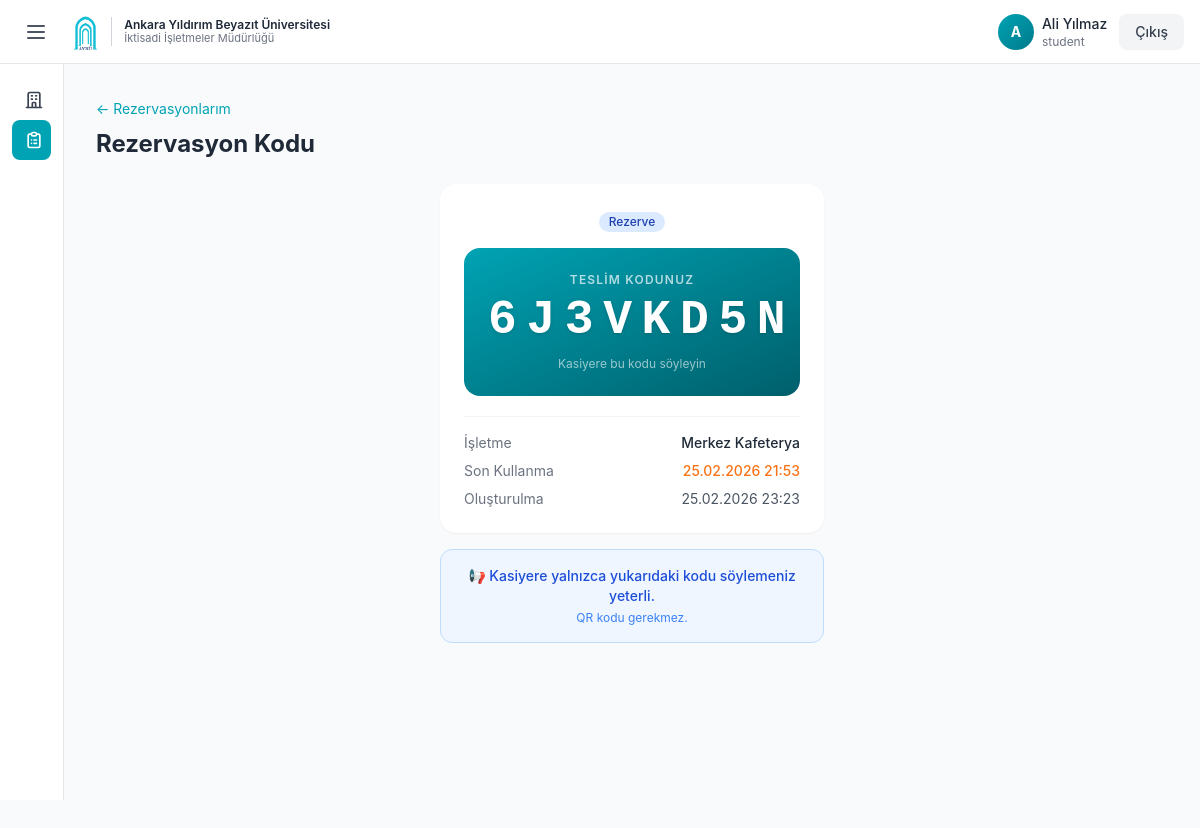
Screenshot of /askida/public/rezervasyonlarim/2/qr (signed in) with the database file from the repository.
### tables this page shows
CREATE TABLE IF NOT EXISTS reservations (
    id         INT UNSIGNED AUTO_INCREMENT PRIMARY KEY,
    student_id INT UNSIGNED NOT NULL,
    venue_id   INT UNSIGNED NOT NULL,
    status     ENUM('reserved','claimed','expired','cancelled')
                 NOT NULL DEFAULT 'reserved',
    qr_token   VARCHAR(512) NOT NULL UNIQUE,
    claim_code CHAR(8)      NOT NULL UNIQUE,
    expires_at DATETIME NOT NULL,
    claimed_at DATETIME NULL,
    claimed_by INT UNSIGNED NULL,
    created_at DATETIME NOT NULL DEFAULT CURRENT_TIMESTAMP,
    updated_at DATETIME NOT NULL DEFAULT CURRENT_TIMESTAMP
                 ON UPDATE CURRENT_TIMESTAMP,
    FOREIGN KEY (student_id) REFERENCES users(id)  ON DELETE CASCADE,
    FOREIGN KEY (venue_id)   REFERENCES venues(id) ON DELETE CASCADE,
    FOREIGN KEY (claimed_by) REFERENCES users(id)  ON DELETE SET NULL,
    INDEX idx_student_status (student_id, status),
    INDEX idx_expires_at     (expires_at),
    INDEX idx_claim_code     (claim_code)
);

CREATE TABLE IF NOT EXISTS users (
    id                  INT UNSIGNED AUTO_INCREMENT PRIMARY KEY,
    name                VARCHAR(255) NOT NULL,
    email               VARCHAR(255) NOT NULL UNIQUE,
    password            VARCHAR(255) NOT NULL,
    role                ENUM('super-admin','university-admin','venue-admin',
                             'student','donor') NOT NULL,
    university_verified TINYINT(1) NOT NULL DEFAULT 0,
    daily_limit         TINYINT UNSIGNED NOT NULL DEFAULT 3,
    student_number      VARCHAR(50) NULL UNIQUE,
    phone               VARCHAR(20) NULL,
    is_active           TINYINT(1) NOT NULL DEFAULT 1,
    created_at          DATETIME NOT NULL DEFAULT CURRENT_TIMESTAMP,
    updated_at          DATETIME NOT NULL DEFAULT CURRENT_TIMESTAMP
                          ON UPDATE CURRENT_TIMESTAMP,
    INDEX idx_role (role)
);

CREATE TABLE IF NOT EXISTS venues (
    id          INT UNSIGNED AUTO_INCREMENT PRIMARY KEY,
    name        VARCHAR(255) NOT NULL,
    campus_name VARCHAR(255) NOT NULL,
    slug        VARCHAR(255) NOT NULL UNIQUE,
    description TEXT NULL,
    location    VARCHAR(255) NULL,
    phone       VARCHAR(20) NULL,
    is_active   TINYINT(1) NOT NULL DEFAULT 1,
    opens_at    TIME NULL,
    closes_at   TIME NULL,
    created_at  DATETIME NOT NULL DEFAULT CURRENT_TIMESTAMP,
    updated_at  DATETIME NOT NULL DEFAULT CURRENT_TIMESTAMP
                  ON UPDATE CURRENT_TIMESTAMP
);

### views/student/qr.php (the view, shortened to what the rows shown need)
<?php include ROOT . '/views/layout/header.php'; ?>
<div class="mb-6">
    <a href="<?= url('rezervasyonlarim') ?>" class="text-[#00A3B4] text-sm hover:underline">← Rezervasyonlarım</a>
    <h1 class="text-2xl font-bold text-gray-800 mt-2">Rezervasyon Kodu</h1>
</div>
<div class="max-w-sm mx-auto">
    <div class="bg-white rounded-2xl shadow-sm p-6 text-center">
        <div class="mb-4">
            <?= status_badge($reservation['status']) ?>
        </div>
        <?php if ($reservation['status'] === 'reserved'): ?>
            <div class="bg-gradient-to-br from-[#00A3B4] to-[#005F6B] rounded-2xl p-6 mb-5">
                <p class="text-white/70 text-xs font-semibold uppercase tracking-widest mb-2">Teslim Kodunuz</p>
                <p class="text-5xl font-mono font-black tracking-[0.2em] text-white drop-shadow">
                    <?= e($reservation['claim_code']) ?>
                </p>
                <p class="text-white/60 text-xs mt-3">Kasiyere bu kodu söyleyin</p>
            </div>
        <?php endif; ?>
        <div class="text-sm space-y-2 text-left border-t border-gray-100 pt-4">
            <div class="flex justify-between">
                <span class="text-gray-500">İşletme</span>
                <span class="font-medium text-gray-800"><?= e($reservation['venue_name']) ?></span>
            </div>
            <?php if ($reservation['status'] === 'reserved'): ?>
                <div class="flex justify-between">
                    <span class="text-gray-500">Son Kullanma</span>
                    <span class="font-medium text-orange-500"><?= format_date($reservation['expires_at']) ?></span>
                </div>
            <?php endif; ?>
            <div class="flex justify-between">
                <span class="text-gray-500">Oluşturulma</span>
                <span class="text-gray-600"><?= format_date($reservation['created_at']) ?></span>
            </div>
        </div>
    </div>
    <?php if ($reservation['status'] === 'reserved'): ?>
        <div class="mt-4 bg-blue-50 border border-blue-200 rounded-xl p-4 text-center">
            <p class="text-sm text-blue-700 font-medium">📢 Kasiyere yalnızca yukarıdaki kodu söylemeniz yeterli.</p>
            <p class="text-xs text-blue-500 mt-1">QR kodu gerekmez.</p>
        </div>
    <?php endif; ?>
</div>
<?php include ROOT . '/views/layout/footer.php'; ?>

### src/core/Router.php (shortened to what the rows shown need)
<?php
class Router
{
    private array $routes = [];
    public function get(string $path, array $handler): void
    {
        $this->routes[] = ['GET', $path, $handler];
    }
    public function post(string $path, array $handler): void
    {
        $this->routes[] = ['POST', $path, $handler];
    }
    public function dispatch(string $method, string $uri): void
    {
        $uri = parse_url($uri, PHP_URL_PATH);
        $uri = rtrim($uri, '/') ?: '/';
        $base = defined('SCRIPT_BASE') ? SCRIPT_BASE : '';
        if ($base && $base !== '/' && str_starts_with($uri, $base)) {
            $uri = substr($uri, strlen($base));
        }
        $uri = '/' . ltrim($uri, '/');
        foreach ($this->routes as [$routeMethod, $path, $handler]) {
            if ($routeMethod !== $method) {
                continue;
            }
            $pattern = preg_replace('#\{([a-zA-Z_]+)\}#', '([^/]+)', $path);
            $pattern = '#^' . $pattern . '$#';
            if (preg_match($pattern, $uri, $matches)) {
                array_shift($matches);
                [$class, $action] = $handler;
                $controller = new $class();
                $controller->$action(...$matches);
                return;
            }
        }
    }
}

### views/layout/header.php (shortened to what the rows shown need)
<!DOCTYPE html>
<html lang="tr">
<head>
    <script src="https://cdn.tailwindcss.com"></script>
    <link rel="stylesheet" href="<?= url('assets/css/app.css') ?>">
</head>
<body class="min-h-screen bg-gray-50">
    <?php $user = auth(); ?>
    <?php if ($user): ?>
        <?php $role = $user['role']; ?>
        <?php $currentPath = parse_url($_SERVER['REQUEST_URI'], PHP_URL_PATH); ?>
        <header class="fixed top-0 left-0 right-0 h-16 bg-white border-b border-gray-200 z-40">
            <div class="h-full px-4 flex items-center justify-between">
                <div class="flex items-center gap-4">
                    <button id="sidebar-toggle" class="p-2 hover:bg-gray-100 rounded-lg transition">
                        <svg class="w-6 h-6 text-gray-600" fill="none" stroke="currentColor" viewBox="0 0 24 24">
                            <path stroke-linecap="round" stroke-linejoin="round" stroke-width="2"
                                d="M4 6h16M4 12h16M4 18h16" />
                        </svg>
                    </button>
                    <div class="flex items-center gap-3">
                        <img src="<?= asset('aybu.png') ?>" alt="AYBU" class="h-10 w-auto">
                        <div class="hidden sm:block border-l border-gray-300 pl-3">
                            <p class="text-xs font-semibold text-gray-800 leading-tight">Ankara Yıldırım Beyazıt
                                Üniversitesi</p>
                            <p class="text-[11px] text-gray-500 leading-tight">İktisadi İşletmeler Müdürlüğü</p>
                        </div>
                    </div>
                </div>
                <div class="flex items-center gap-3">
                    <div class="hidden sm:flex items-center gap-2">
                        <div
                            class="w-9 h-9 bg-gradient-to-br from-[#00A3B4] to-[#007A8A] rounded-full flex items-center justify-center text-sm font-bold text-white">
                            <?= strtoupper(mb_substr($user['name'], 0, 1)) ?>
                        </div>
                        <div class="text-sm">
                            <div class="font-medium text-gray-800"><?= e($user['name']) ?></div>
                            <div class="text-gray-500 text-xs"><?= e($user['role']) ?></div>
                        </div>
                    </div>
                    <form method="POST" action="<?= url('cikis') ?>">
                        <button type="submit"
                            class="px-4 py-2 bg-gray-100 hover:bg-gray-200 text-gray-700 rounded-lg text-sm font-medium transition">
                            Çıkış
                        </button>
                    </form>
                </div>
            </div>
        </header>
        <aside id="sidebar"
            class="fixed top-16 left-0 w-16 bg-white border-r border-gray-200 z-30 transform -translate-x-full lg:translate-x-0 transition-all duration-300 overflow-y-auto"
            style="height: calc(100vh - 4rem);">
            <nav class="py-4 px-3" id="sidebar-nav">
                <?php if (in_array($role, ['super-admin', 'university-admin'])): ?>
                    <a href="<?= url('admin') ?>"
                        class="sidebar-link flex items-center gap-3 px-3 py-2.5 rounded-lg text-sm font-medium transition <?= str_starts_with($currentPath, '/admin') && !str_contains($currentPath, '/isletmeler') && !str_contains($currentPath, '/kullanicilar') && !str_contains($currentPath, '/bagislar') && !str_contains($currentPath, '/rezervasyonlar') ? 'bg-[#00A3B4] text-white' : 'text-gray-700 hover:bg-gray-100' ?>"
                        title="Dashboard">
                        <svg class="w-5 h-5 flex-shrink-0" fill="none" stroke="currentColor" viewBox="0 0 24 24">
                            <path stroke-linecap="round" stroke-linejoin="round" stroke-width="2"
                                d="M3 12l2-2m0 0l7-7 7 7M5 10v10a1 1 0 001 1h3m10-11l2 2m-2-2v10a1 1 0 01-1 1h-3m-6 0a1 1 0 001-1v-4a1 1 0 011-1h2a1 1 0 011 1v4a1 1 0 001 1m-6 0h6" />
                        </svg>
                        <span class="sidebar-text whitespace-nowrap hidden">Dashboard</span>
                    </a>
                    <a href="<?= url('admin/isletmeler') ?>"
                        class="sidebar-link flex items-center gap-3 px-3 py-2.5 rounded-lg text-sm font-medium transition <?= str_contains($currentPath, '/isletmeler') ? 'bg-[#00A3B4] text-white' : 'text-gray-700 hover:bg-gray-100' ?>">
                        <svg class="w-5 h-5 flex-shrink-0" fill="none" stroke="currentColor" viewBox="0 0 24 24">
                            <path stroke-linecap="round" stroke-linejoin="round" stroke-width="2"
                                d="M19 21V5a2 2 0 00-2-2H7a2 2 0 00-2 2v16m14 0h2m-2 0h-5m-9 0H3m2 0h5M9 7h1m-1 4h1m4-4h1m-1 4h1m-5 10v-5a1 1 0 011-1h2a1 1 0 011 1v5m-4 0h4" />
                        </svg>
                        <span class="sidebar-text whitespace-nowrap hidden">İşletmeler</span>
                    </a>
                    <a href="<?= url('admin/kullanicilar') ?>"
                        class="sidebar-link flex items-center gap-3 px-3 py-2.5 rounded-lg text-sm font-medium transition <?= str_contains($currentPath, '/kullanicilar') ? 'bg-[#00A3B4] text-white' : 'text-gray-700 hover:bg-gray-100' ?>">
                        <svg class="w-5 h-5 flex-shrink-0" fill="none" stroke="currentColor" viewBox="0 0 24 24">
                            <path stroke-linecap="round" stroke-linejoin="round" stroke-width="2"
                                d="M12 4.354a4 4 0 110 5.292M15 21H3v-1a6 6 0 0112 0v1zm0 0h6v-1a6 6 0 00-9-5.197M13 7a4 4 0 11-8 0 4 4 0 018 0z" />
                        </svg>
                        <span class="sidebar-text whitespace-nowrap hidden">Kullanıcılar</span>
                    </a>
                    <a href="<?= url('admin/bagislar') ?>"
                        class="sidebar-link flex items-center gap-3 px-3 py-2.5 rounded-lg text-sm font-medium transition <?= str_contains($currentPath, '/bagislar') ? 'bg-[#00A3B4] text-white' : 'text-gray-700 hover:bg-gray-100' ?>">
                        <svg class="w-5 h-5 flex-shrink-0" fill="none" stroke="currentColor" viewBox="0 0 24 24">
                            <path stroke-linecap="round" stroke-linejoin="round" stroke-width="2"
                                d="M12 8c-1.657 0-3 .895-3 2s1.343 2 3 2 3 .895 3 2-1.343 2-3 2m0-8c1.11 0 2.08.402 2.599 1M12 8V7m0 1v8m0 0v1m0-1c-1.11 0-2.08-.402-2.599-1M21 12a9 9 0 11-18 0 9 9 0 0118 0z" />
                        </svg>
                        <span class="sidebar-text whitespace-nowrap hidden">Bağışlar</span>
                    </a>
                    <a href="<?= url('admin/rezervasyonlar') ?>"
                        class="sidebar-link flex items-center gap-3 px-3 py-2.5 rounded-lg text-sm font-medium transition <?= str_contains($currentPath, '/rezervasyonlar') ? 'bg-[#00A3B4] text-white' : 'text-gray-700 hover:bg-gray-100' ?>">
                        <svg class="w-5 h-5 flex-shrink-0" fill="none" stroke="currentColor" viewBox="0 0 24 24">
                            <path stroke-linecap="round" stroke-linejoin="round" stroke-width="2"
                                d="M9 5H7a2 2 0 00-2 2v12a2 2 0 002 2h10a2 2 0 002-2V7a2 2 0 00-2-2h-2M9 5a2 2 0 002 2h2a2 2 0 002-2M9 5a2 2 0 012-2h2a2 2 0 012 2m-6 9l2 2 4-4" />
                        </svg>
                        <span class="sidebar-text whitespace-nowrap hidden">Rezervasyonlar</span>
                    </a>
                    <a href="<?= url('admin/ayarlar') ?>"
                        class="sidebar-link flex items-center gap-3 px-3 py-2.5 rounded-lg text-sm font-medium transition <?= str_contains($currentPath, '/ayarlar') ? 'bg-[#00A3B4] text-white' : 'text-gray-700 hover:bg-gray-100' ?>">
                        <svg class="w-5 h-5 flex-shrink-0" fill="none" stroke="currentColor" viewBox="0 0 24 24">
                            <path stroke-linecap="round" stroke-linejoin="round" stroke-width="2"
                                d="M10.325 4.317c.426-1.756 2.924-1.756 3.35 0a1.724 1.724 0 002.573 1.066c1.543-.94 3.31.826 2.37 2.37a1.724 1.724 0 001.065 2.572c1.756.426 1.756 2.924 0 3.35a1.724 1.724 0 00-1.066 2.573c.94 1.543-.826 3.31-2.37 2.37a1.724 1.724 0 00-2.572 1.065c-.426 1.756-2.924 1.756-3.35 0a1.724 1.724 0 00-2.573-1.066c-1.543.94-3.31-.826-2.37-2.37a1.724 1.724 0 00-1.065-2.572c-1.756-.426-1.756-2.924 0-3.35a1.724 1.724 0 001.066-2.573c-.94-1.543.826-3.31 2.37-2.37.996.608 2.296.07 2.572-1.065z" />
                            <path stroke-linecap="round" stroke-linejoin="round" stroke-width="2"
                                d="M15 12a3 3 0 11-6 0 3 3 0 016 0z" />
                        </svg>
                        <span class="sidebar-text whitespace-nowrap hidden">Ayarlar</span>
                    </a>
                <?php elseif ($role === 'student'): ?>
                    <a href="<?= url('isletmeler') ?>"
                        class="sidebar-link flex items-center gap-3 px-3 py-2.5 rounded-lg text-sm font-medium transition <?= str_starts_with($currentPath, '/isletmeler') ? 'bg-[#00A3B4] text-white' : 'text-gray-700 hover:bg-gray-100' ?>">
                        <svg class="w-5 h-5 flex-shrink-0" fill="none" stroke="currentColor" viewBox="0 0 24 24">
                            <path stroke-linecap="round" stroke-linejoin="round" stroke-width="2"
                                d="M19 21V5a2 2 0 00-2-2H7a2 2 0 00-2 2v16m14 0h2m-2 0h-5m-9 0H3m2 0h5M9 7h1m-1 4h1m4-4h1m-1 4h1m-5 10v-5a1 1 0 011-1h2a1 1 0 011 1v5m-4 0h4" />
                        </svg>
                    </a>
                    <a href="<?= url('rezervasyonlarim') ?>"
                        class="sidebar-link flex items-center gap-3 px-3 py-2.5 rounded-lg text-sm font-medium transition <?= str_contains($currentPath, '/rezervasyonlarim') ? 'bg-[#00A3B4] text-white' : 'text-gray-700 hover:bg-gray-100' ?>">
                    </a>
                <?php endif; ?>
            </nav>
        </aside>
    <?php endif; ?>
    <main class="<?= $user ? 'pt-16 lg:pl-16' : '' ?> min-h-screen transition-all duration-300">
        <div class="max-w-7xl mx-auto px-4 sm:px-6 lg:px-8 py-8">

### rows the page displays
reservations: student.name "A", student.name "Ali Yılmaz", claim_code "6J3VKD5N", venue.name "Merkez Kafeterya", expires_at "25.02.2026 21:53", created_at "25.02.2026 23:23"

### other values shown
$label "Rezerve"
